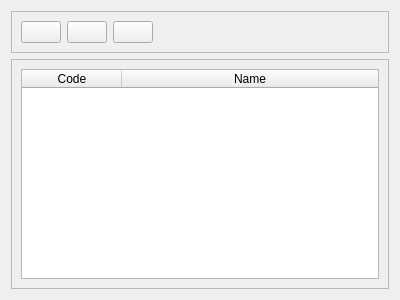
<?xml version="1.0" encoding="UTF-8"?>
<ui version="4.0">
 <class>CstCofinssListView</class>
 <widget class="QWidget" name="CstCofinssListView">
  <property name="geometry">
   <rect>
    <x>0</x>
    <y>0</y>
    <width>400</width>
    <height>300</height>
   </rect>
  </property>
  <property name="windowTitle">
   <string>Manage Cst Cofins</string>
  </property>
  <layout class="QVBoxLayout" name="verticalLayout_2">
   <item>
    <widget class="QFrame" name="frame_2">
     <property name="frameShape">
      <enum>QFrame::StyledPanel</enum>
     </property>
     <property name="frameShadow">
      <enum>QFrame::Raised</enum>
     </property>
     <layout class="QHBoxLayout" name="horizontalLayout">
      <item>
       <widget class="QPushButton" name="addCstCofinsPushButton">
        <property name="toolTip">
         <string>Add new cst cofins</string>
        </property>
        <property name="text">
         <string/>
        </property>
        <property name="icon">
         <iconset resource="../../images.qrc">
          <normaloff>:/images/manufacturers/add_manufacturer.png</normaloff>:/images/manufacturers/add_manufacturer.png</iconset>
        </property>
        <property name="iconSize">
         <size>
          <width>40</width>
          <height>40</height>
         </size>
        </property>
       </widget>
      </item>
      <item>
       <widget class="QPushButton" name="editCstCofinsPushButton">
        <property name="toolTip">
         <string>Edit cst cofins</string>
        </property>
        <property name="text">
         <string/>
        </property>
        <property name="icon">
         <iconset resource="../../images.qrc">
          <normaloff>:/images/manufacturers/edit_manufacturer.png</normaloff>:/images/manufacturers/edit_manufacturer.png</iconset>
        </property>
        <property name="iconSize">
         <size>
          <width>40</width>
          <height>40</height>
         </size>
        </property>
       </widget>
      </item>
      <item>
       <widget class="QPushButton" name="removeCstCofinsPushButton">
        <property name="toolTip">
         <string>Remove cst cofins</string>
        </property>
        <property name="text">
         <string/>
        </property>
        <property name="icon">
         <iconset resource="../../images.qrc">
          <normaloff>:/images/manufacturers/remove_manufacturer.png</normaloff>:/images/manufacturers/remove_manufacturer.png</iconset>
        </property>
        <property name="iconSize">
         <size>
          <width>40</width>
          <height>40</height>
         </size>
        </property>
       </widget>
      </item>
      <item>
       <spacer name="horizontalSpacer">
        <property name="orientation">
         <enum>Qt::Horizontal</enum>
        </property>
        <property name="sizeHint" stdset="0">
         <size>
          <width>83</width>
          <height>20</height>
         </size>
        </property>
       </spacer>
      </item>
     </layout>
    </widget>
   </item>
   <item>
    <widget class="QFrame" name="frame">
     <property name="frameShape">
      <enum>QFrame::StyledPanel</enum>
     </property>
     <property name="frameShadow">
      <enum>QFrame::Raised</enum>
     </property>
     <layout class="QVBoxLayout" name="verticalLayout">
      <item>
       <widget class="QTableWidget" name="cstCofinssTableWidget">
        <property name="editTriggers">
         <set>QAbstractItemView::NoEditTriggers</set>
        </property>
        <property name="selectionMode">
         <enum>QAbstractItemView::SingleSelection</enum>
        </property>
        <property name="selectionBehavior">
         <enum>QAbstractItemView::SelectRows</enum>
        </property>
        <attribute name="horizontalHeaderStretchLastSection">
         <bool>true</bool>
        </attribute>
        <column>
         <property name="text">
          <string>Code</string>
         </property>
        </column>
        <column>
         <property name="text">
          <string>Name</string>
         </property>
        </column>
       </widget>
      </item>
     </layout>
    </widget>
   </item>
  </layout>
 </widget>
 <resources>
  <include location="../../images.qrc"/>
 </resources>
 <connections/>
</ui>
